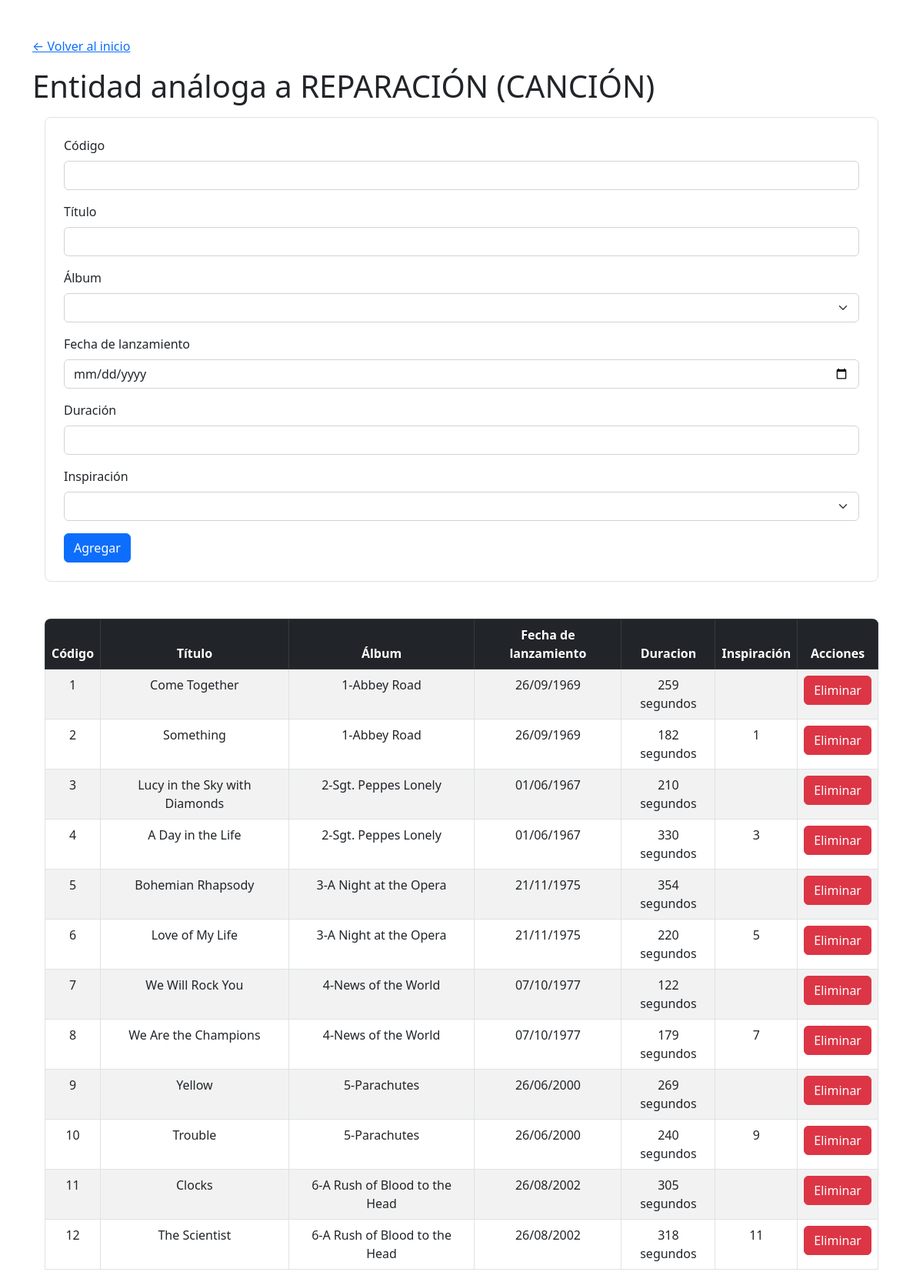
Screenshot of /cancion/proyecto.php with the database file from the repository.
### tables this page shows
CREATE TABLE CANCION(
    CODIGO INT PRIMARY KEY,
    TITULO VARCHAR(30) NOT NULL,
    FECHA_LANZAMIENTO DATE NOT NULL,
    DURACION INT NOT NULL,
    CODIGO_ALBUM INT,
    CODIGO_INSPIRACION INT, 
    FOREIGN KEY(CODIGO_INSPIRACION) REFERENCES CANCION(CODIGO),
    FOREIGN KEY(CODIGO_ALBUM) REFERENCES ALBUM(CODIGO),

    CHECK(CODIGO != CODIGO_INSPIRACION),
    CHECK(CODIGO >= 0),
    CHECK(CODIGO_ALBUM >= 0),
    CHECK(CODIGO_INSPIRACION >= 0),
    CHECK(DURACION >= 0)
);

CREATE TABLE ALBUM(
    CODIGO INT PRIMARY KEY,
    TITULO VARCHAR(30) NOT NULL,
    ANO_LANZAMIENTO INT NOT NULL,
    CREDITOS VARCHAR(255) NOT NULL,
    CODIGO_ARTISTA INT NOT NULL,
    FOREIGN KEY (CODIGO_ARTISTA) REFERENCES ARTISTA(CODIGO),
    CHECK(CODIGO >= 0),
    CHECK(CODIGO_ARTISTA >= 0),
    CHECK(ANO_LANZAMIENTO > 0)
);

### album/empresa_select.php (called while the page is built, shortened)
<?php
require('../config/conexion.php');
$query = "SELECT ALBUM.CODIGO, ALBUM.TITULO, ALBUM.ANO_LANZAMIENTO, ALBUM.CREDITOS, ALBUM.CODIGO_ARTISTA,
                 ARTISTA.NOMBRE_ARTISTICO
          FROM ALBUM
          JOIN ARTISTA ON ALBUM.CODIGO_ARTISTA = ARTISTA.CODIGO";
$resultadoEmpresa = mysqli_query($conn, $query) or die(mysqli_error($conn));

### cancion/proyecto_select.php (called while the page is built, shortened)
<?php
require('../config/conexion.php');
$query = "SELECT
    CANCION.CODIGO,
    CANCION.TITULO,
    CANCION.FECHA_LANZAMIENTO,
    CANCION.DURACION,
    CANCION.CODIGO_ALBUM,
    CANCION.CODIGO_INSPIRACION,
    ALBUM.TITULO AS NOMBRE_ALBUM
        FROM CANCION
        JOIN ALBUM ON CANCION.CODIGO_ALBUM = ALBUM.CODIGO;";
$resultadoProyecto = mysqli_query($conn, $query) or die(mysqli_error($conn));

### cancion/proyecto.php (the view, shortened to what this page needs)
<?php
include "../includes/header.php";
?>
<h1 class="mt-3">Entidad análoga a REPARACIÓN (CANCIÓN)</h1>
<div class="formulario p-4 m-3 border rounded-3">
    <form action="proyecto_insert.php" method="post" class="form-group">
        <div class="mb-3">
            <label for="codigo" class="form-label">Código</label>
            <input type="number" class="form-control" id="codigo" name="codigo" required>
        </div>
        <div class="mb-3">
            <label for="titulo" class="form-label">Título</label>
            <input type="text" class="form-control" id="titulo" name="titulo" required>
        </div>
        <div class="mb-3">
            <label for="album" class="form-label">Álbum</label>
            <select name="album" id="album" class="form-select">
                <option value="" selected disabled hidden></option>
                <?php
                require("../album/empresa_select.php");
                if($resultadoEmpresa):
                    foreach ($resultadoEmpresa as $fila):
                ?>
                <?php
                    endforeach;
                endif;
                ?>
            </select>
        </div>
        <div class="mb-3">
            <label for="fechalanzamiento" class="form-label">Fecha de lanzamiento</label>
            <input type="date" class="form-control" id="fechalanzamiento" name="fechalanzamiento" required>
        </div>
        <div class="mb-3">
            <label for="duracion" class="form-label">Duración</label>
            <input type="number" class="form-control" id="duracion" name="duracion" required>
        </div>
        <div class="mb-3">
            <label for="inspiracion" class="form-label">Inspiración</label>
            <select name="inspiracion" id="inspiracion" class="form-select">
                <option value="NULL" selected disabled hidden></option>
                <?php
                require("../cancion/proyecto_select.php");
                if($resultadoProyecto):
                    foreach ($resultadoProyecto as $fila):
                ?>
                <?php
                    endforeach;
                endif;
                ?>
            </select>
        </div>
        <button type="submit" class="btn btn-primary">Agregar</button>
    </form>
</div>
<?php
require("proyecto_select.php");
if($resultadoProyecto and $resultadoProyecto->num_rows > 0):
?>
<div class="tabla mt-5 mx-3 rounded-3 overflow-hidden">
    <table class="table table-striped table-bordered">
        <thead class="table-dark">
            <tr>
                <th scope="col" class="text-center">Código</th>
                <th scope="col" class="text-center">Título</th>
                <th scope="col" class="text-center">Álbum</th>
                <th scope="col" class="text-center">Fecha de lanzamiento</th>
                <th scope="col" class="text-center">Duracion</th>
                <th scope="col" class="text-center">Inspiración</th>
                <th scope="col" class="text-center">Acciones</th>
            </tr>
        </thead>
        <tbody>
            <?php
            foreach ($resultadoProyecto as $fila):
            ?>
            <tr>
                <td class="text-center"><?= $fila["CODIGO"]; ?></td>
                <td class="text-center"><?= $fila["TITULO"]; ?></td>
                <td class="text-center"><?= $fila["CODIGO_ALBUM"]; ?>-<?= $fila["NOMBRE_ALBUM"]; ?> </td>
                <td class="text-center"><?= date("d/m/Y", strtotime($fila["FECHA_LANZAMIENTO"])); ?></td>
                <td class="text-center"><?= $fila["DURACION"]; ?> segundos</td>
                <td class="text-center"><?= $fila["CODIGO_INSPIRACION"]; ?></td>
                <td class="text-center">
                    <form action="proyecto_delete.php" method="post">
                        <button type="submit" class="btn btn-danger">Eliminar</button>
                    </form>
                </td>
            </tr>
            <?php
            endforeach;
            ?>
        </tbody>
    </table>
</div>
<?php
endif;
include "../includes/footer.php";
?>

### rows the page displays
cancion: CODIGO "1", TITULO "Come Together", CODIGO_ALBUM "1", CODIGO_ALBUM.TITULO "Abbey Road", FECHA_LANZAMIENTO "26/09/1969", DURACION "259"
cancion: CODIGO "2", TITULO "Something", CODIGO_ALBUM "1", CODIGO_ALBUM.TITULO "Abbey Road", FECHA_LANZAMIENTO "26/09/1969", DURACION "182", CODIGO_INSPIRACION "1"
cancion: CODIGO "3", TITULO "Lucy in the Sky with Diamonds", CODIGO_ALBUM "2", CODIGO_ALBUM.TITULO "Sgt. Peppes Lonely", FECHA_LANZAMIENTO "01/06/1967", DURACION "210"
cancion: CODIGO "4", TITULO "A Day in the Life", CODIGO_ALBUM "2", CODIGO_ALBUM.TITULO "Sgt. Peppes Lonely", FECHA_LANZAMIENTO "01/06/1967", DURACION "330", CODIGO_INSPIRACION "3"
cancion: CODIGO "5", TITULO "Bohemian Rhapsody", CODIGO_ALBUM "3", CODIGO_ALBUM.TITULO "A Night at the Opera", FECHA_LANZAMIENTO "21/11/1975", DURACION "354"
cancion: CODIGO "6", TITULO "Love of My Life", CODIGO_ALBUM "3", CODIGO_ALBUM.TITULO "A Night at the Opera", FECHA_LANZAMIENTO "21/11/1975", DURACION "220", CODIGO_INSPIRACION "5"
cancion: CODIGO "7", TITULO "We Will Rock You", CODIGO_ALBUM "4", CODIGO_ALBUM.TITULO "News of the World", FECHA_LANZAMIENTO "07/10/1977", DURACION "122"
cancion: CODIGO "8", TITULO "We Are the Champions", CODIGO_ALBUM "4", CODIGO_ALBUM.TITULO "News of the World", FECHA_LANZAMIENTO "07/10/1977", DURACION "179", CODIGO_INSPIRACION "7"
cancion: CODIGO "9", TITULO "Yellow", CODIGO_ALBUM "5", CODIGO_ALBUM.TITULO "Parachutes", FECHA_LANZAMIENTO "26/06/2000", DURACION "269"
cancion: CODIGO "10", TITULO "Trouble", CODIGO_ALBUM "5", CODIGO_ALBUM.TITULO "Parachutes", FECHA_LANZAMIENTO "26/06/2000", DURACION "240", CODIGO_INSPIRACION "9"
cancion: CODIGO "11", TITULO "Clocks", CODIGO_ALBUM "6", CODIGO_ALBUM.TITULO "A Rush of Blood to the Head", FECHA_LANZAMIENTO "26/08/2002", DURACION "305"
cancion: CODIGO "12", TITULO "The Scientist", CODIGO_ALBUM "6", CODIGO_ALBUM.TITULO "A Rush of Blood to the Head", FECHA_LANZAMIENTO "26/08/2002", DURACION "318", CODIGO_INSPIRACION "11"
